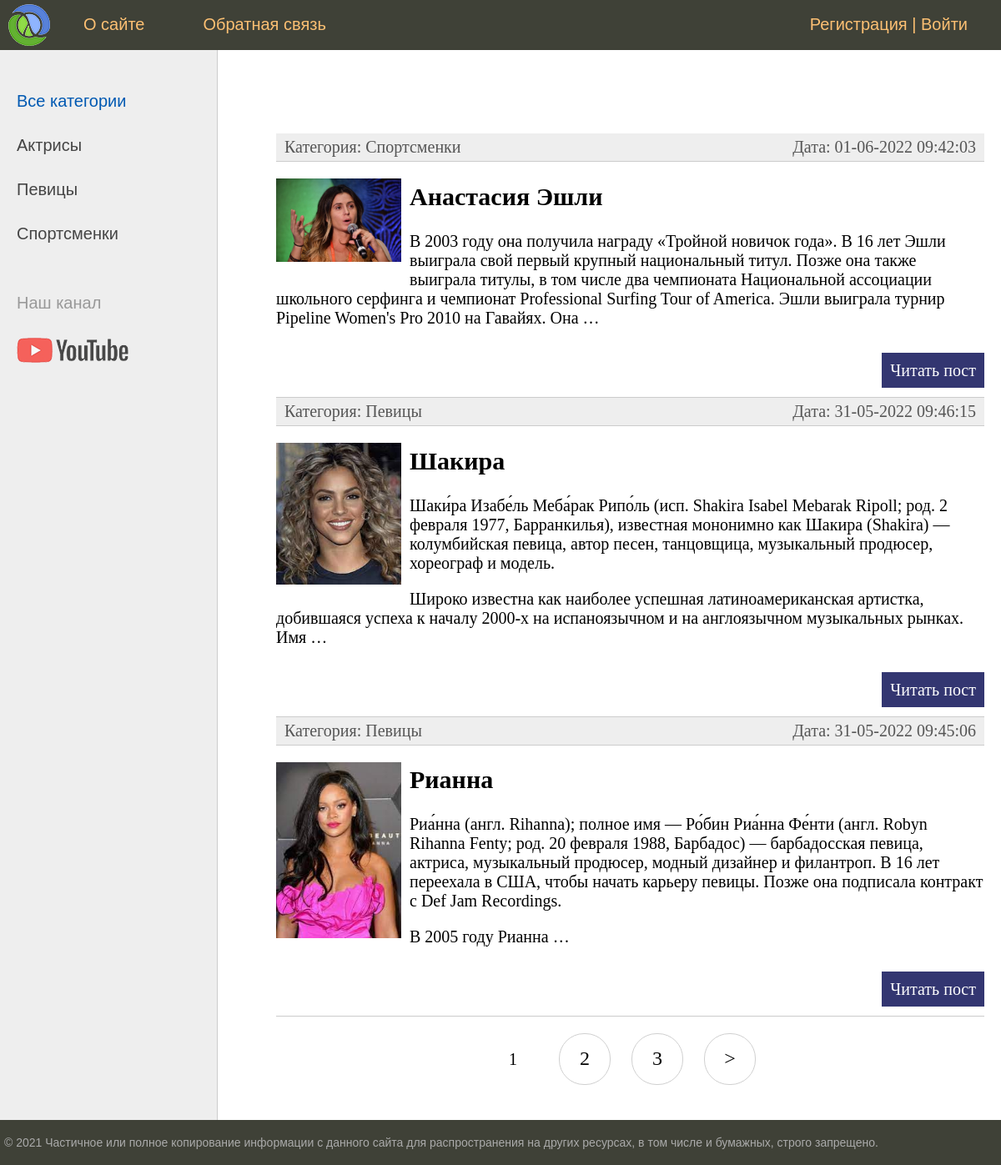
The page / on the database its author committed.
### women/models.py (models this page shows, shortened)
class Category(models.Model):
    name = models.CharField(max_length=100, db_index=True, verbose_name='Категория')
    slug = models.SlugField(max_length=255, unique=True, db_index=True, verbose_name='URL')
    def __str__(self):
        return self.name
    def get_absolute_url(self):
        return reverse('category', kwargs={'cat_slug': self.slug})
    class Meta:
        verbose_name = 'Категория'
        verbose_name_plural = 'Категории'
        ordering = ['id']

class Women(models.Model):
    title = models.CharField(max_length=255, verbose_name='Заголовок')
    slug = models.SlugField(max_length=255, unique=True, db_index=True, verbose_name='URL')
    content = models.TextField(blank=True, verbose_name='Текст статьи')
    photo = models.ImageField(upload_to='photos/%Y/%m/%d/', verbose_name='Фото')
    time_create = models.DateTimeField(auto_now_add=True, verbose_name='Время создания')
    time_update = models.DateTimeField(auto_now=True, verbose_name='Время изменения')
    is_published = models.BooleanField(default=True, verbose_name='Опубликовано')
    cat = models.ForeignKey('Category', on_delete=models.PROTECT, verbose_name='Категории')
    def get_absolute_url(self):
        return reverse('post', kwargs={'post_slug': self.slug})
    class Meta:
        verbose_name = 'Известные женщины'
        verbose_name_plural = 'Известные женщины'
        ordering = ['-time_create', 'title']

### women/views.py (the view)
# urls.py: path('', WomenHome.as_view(), name='home'),
class WomenHome(DataMixin, ListView):
    model = Women
    template_name = 'women/index.html'
    context_object_name = 'posts'
    def get_context_data(self, *, object_list=None, **kwargs):
        context = super().get_context_data(**kwargs)
        c_def = self.get_user_context(title='Главная страница')
        return dict(list(context.items()) + list(c_def.items()))
    def get_queryset(self):
        return Women.objects.filter(is_published=True).select_related('cat')

### women/templatetags/women_tags.py (called while the page is built)
@register.simple_tag(name='getcats')
def get_categories(filter=None):
    if not filter:
        return Category.objects.all()
    else:
        return Category.objects.filter(pk=filter)

### women/utils.py (called while the page is built)
    def get_user_context(self, **kwargs):
        context = kwargs
        cats = cache.get('cats')
        if not cats:
            cats = Category.objects.annotate(Count('women'))
            cache.set('cats', cats, 60)
        user_menu = menu.copy()
        if not self.request.user.is_authenticated:
            user_menu.pop(1)
        context['menu'] = user_menu
        context['cats'] = cats
        if 'cat_selected' not in context:
            context['cat_selected'] = 0
        return context

### women/templates/women/index.html (shortened to what this page needs)
{% extends 'women/base.html' %}
{% block content %}
<ul class="list-articles">
	{% for p in posts %}
			<li><div class="article-panel">
				<p class="first">Категория: {{ p.cat }}</p>
				<p class="last">Дата: {{ p.time_update|date:"d-m-Y H:i:s" }}</p>
			</div></li>
{% if p.photo %}
	<p><img class="img-article-left thumb" src="{{ p.photo.url }}"></p>
{% endif %}
			<li><h2>{{p.title}}</h2>
	{% autoescape off%}
	        <p>{{ p.content|linebreaks|truncatewords:50 }}</p>
	{% endautoescape %}
			<p class="link-read-post"><a href="{{ p.get_absolute_url }}">Читать пост</a></p>
			</li>
	{% endfor %}
</ul>
{% endblock %}

### women/templates/women/base.html (shortened to what this page needs)
{% load static %}
{% load women_tags %}
<!DOCTYPE html>
<html>
<head>
	<link type="text/css" href="{% static 'women/css/style.css' %}" rel="stylesheet" />
</head>
<body>
<table class="table-page" border=0 cellpadding="0" cellspacing="0">
<tr><td valign=top>
{% block mainmenu %}
		<div class="header">
			<ul id="mainmenu" class="mainmenu">
			<li class="logo"><a href="{% url 'home' %}"><div class="logo"></div></a></li>
{% for m in menu %}
			<li><a href="{% url m.url_name %}">{{m.title}}</a></li>
{% endfor %}
			{% if request.user.is_authenticated %}
			<li class="last">{{ user.username }} | <a href="{% url 'logout' %}">Выйти</a></li>
			{% else %}
			<li class="last"><a href="{% url 'register' %}">Регистрация</a> | <a href="{% url 'login' %}">Войти</a></li>
			{% endif %}
			</ul>
		</div>
{% endblock mainmenu %}
<table class="table-content" border=0 cellpadding="0" cellspacing="0">
<tr>
	<td valign="top" class="left-chapters">
	<ul id="leftchapters">
		{% if cat_selected == 0 %}
		<li class="selected">Все категории</li>
		{% else %}
		<li><a href="{% url 'home' %}">Все категории</a></li>
		{% endif %}
		{% for c in cats %}
		{% if c.women__count > 0 %}
			{% if c.pk == cat_selected %}
				<li class="selected">{{ c.name }}</li>
			{% else %}
				<li><a href="{{ c.get_absolute_url }}">{{ c.name }}</a></li>
			{% endif %}
		{% endif %}
		{% endfor %}
		<li class="share">
		<p>Наш канал</p>
		<a class="share-yt" href="https://www.youtube.com/channel/UClJzWfGWuGJL2t-3dYKcHTA/playlists" target="_blank" rel="nofollow"></a>
		</li>
	</ul>
</td>
<td valign="top" class="content">
	<div class="content-text">
{% block content %}
{% endblock %}
{% if page_obj.has_other_pages %}
<nav class="list-pages">
    <ul>
        {% for p in paginator.page_range %}
		{% if page_obj.number == p %}
        <li class="page-num page-num-selected">{{ p }}</li>
		{% elif p >= page_obj.number|add:-2 and p <= page_obj.number|add:2 %}
		<li class="page-num">
			<a href="?page={{ p }}">{{ p }}</a>
		</li>
		{% endif %}
        {% endfor %}
		{% if page_obj.has_next %}
		<li class="page-num">
			<a href="?page={{ page_obj.next_page_number }}">&gt;</a>
		</li>
		{% endif %}
    </ul>
</nav>
{% endif %}
	</div>
</td></tr></table>
</td></tr>
<tr><td valign=top>
	<div id="footer">
		<p>&copy; 2021 Частичное или полное копирование информации с данного сайта для распространения на других ресурсах, в том числе и бумажных, строго запрещено.</p>
	</div>
</td></tr></table>
</body>
</html>

### women/static/women/css/style.css (style rules this page uses)
html, body { font-family: 'Arial'; margin: 0; padding: 0; height: 100%; width: 100%; color: #444; }
a { color: #0059b2; text-decoration: none; }
img { max-width: 600px; height: auto; }
img.img-article-left { max-width: 300px; height: auto; float: left; padding: 0 10px 10px 0; }
img.img-article-left.thumb { max-width: 150px; height: auto; }
p.link-read-post { text-align: right; }
p.link-read-post a { padding: 10px; min-width: 100px; background: #333671; color: #fff; text-decoration: none; }
div.article-panel { background: #eee; padding: 5px 10px 5px 10px; box-sizing: border-box; overflow: hidden; color: #555; }
div.article-panel p.first { margin: 0; float: left; }
div.article-panel p.last { margin: 0; float: right; }
ul.list-articles { list-style: none; margin: 0; padding: 0; }
ul.list-articles li { border-bottom: 1px solid #ccc; }
.table-page { width: 100%; height: 100%; vertical-align: top; }
.table-page tr { height: 100%; }
.header { background: #3F4137; height: 60px; }
.logo { background: url('../images/logo.png') no-repeat 10px 5px; width: 70px; height: 60px; }
ul.mainmenu { list-style: none; margin: 0; padding: 0; height: 60px; color: #fdc073; font-size: 20px; overflow: hidden; }
ul.mainmenu li { float: left; margin: 18px 40px 0 30px; }
ul.mainmenu li.logo { margin: 0; }
ul.mainmenu li.last { float: right; }
ul.mainmenu li a { color: #fdc073; text-decoration: none; }
.table-content { width: 100%; min-height: 100%; height: 100%; }
.left-chapters { margin: 0; background: #eee; border-right: 1px solid #ccc; min-height: 100%; }
.left-chapters ul { width: 230px; min-height: 100%; margin: 0; padding: 20px 10px 10px 20px; list-style: none; font-size: 20px; }
.left-chapters ul li { margin: 30px 0 0 0; color: #999; }
.left-chapters ul li.selected { color: #0059b2; }
.left-chapters ul li a { color: #444; text-decoration: none; }
.left-chapters ul li.share { margin: 60px 0 0 0; }
.left-chapters ul li.share p { margin: 30px 0 30px 0; }
.left-chapters ul li.share a { display: inline-block; width: 40px; height: 40px; margin: 0 20px 0 0; }
.left-chapters ul li.share a.share-yt { width: 100%; height: 30px; background: url('../images/share_yt.png') no-repeat 0 0 }
.content { padding: 40px 20px 20px 40px; width: 100%; box-sizing: border-box; }
.content-text { margin: 60px 0 0 30px; color: #000; font-size: 20px; font-family: Yandex Sans Display Light; }
#footer { box-sizing: border-box; background: #3F4137; padding: 5px; color: #aaa; font-size: 14px; font-family: Verdana, Geneva, Arial, Helvetica; text-align: left; overflow: hidden; }
.list-pages { text-align: center; margin: 0 0 20px 0; }
.list-pages ul { margin: 20px 0 0 0; padding: 0; list-style: none; }
.list-pages ul li { display: inline-block; margin: 0 20px 0 0; }
.list-pages a { color: #000; font-size: 24px; text-decoration: none; }
.list-pages .page-num, .page-num-selected { display: inline-block; width: 60px; height: 44px; padding: 16px 0 0 0; border: 1px solid #d0d0d0; border-radius: 30px; }
.list-pages .page-num-selected { border: none; color: #000; font-size: 20px; }

### rows shown on the page
Category: name "Актрисы"
Category: name "Певицы"
Category: name "Спортсменки"
Women: cat "Спортсменки", time_update "01-06-2022 09:42:03", photo (picture), title "Анастасия Эшли", content "В 2003 году она получила награду «Тройной новичок года». В 16 лет Эшли выиграла свой первый крупный национальный титул. Позже она также выиграла титулы, в том числе два чемпионата Национальной ассоциации школьного серфинга и чемпионат Professional Surfing Tour of America. Эшли выиграла турнир Pipeline Women's Pro 2010 на Гавайях. Она …"
Women: cat "Певицы", time_update "31-05-2022 09:46:15", photo (picture), title "Шакира", content "Шаки́ра Изабе́ль Меба́рак Рипо́ль (исп. Shakira Isabel Mebarak Ripoll; род. 2 февраля 1977, Барранкилья), известная мононимно как Шакира (Shakira) — колумбийская певица, автор песен, танцовщица, музыкальный продюсер, хореограф и модель. Широко известна как наиболее успешная латиноамериканская артистка, добившаяся успеха к началу 2000-х на испаноязычном и на англоязычном музыкальных рынках. Имя …"
Women: cat "Певицы", time_update "31-05-2022 09:45:06", photo (picture), title "Рианна", content "Риа́нна (англ. Rihanna); полное имя — Ро́бин Риа́нна Фе́нти (англ. Robyn Rihanna Fenty; род. 20 февраля 1988, Барбадос) — барбадосская певица, актриса, музыкальный продюсер, модный дизайнер и филантроп. В 16 лет переехала в США, чтобы начать карьеру певицы. Позже она подписала контракт с Def Jam Recordings. В 2005 году Рианна …"

### other values the page prints
{{ m.title }} "О сайте" "Обратная связь"
{{ p }} "1"
{{ p }} "2" "3"
